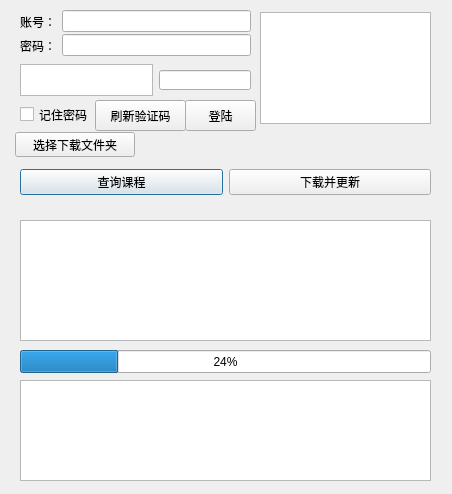
<?xml version="1.0" encoding="UTF-8"?>
<ui version="4.0">
 <class>Dialog</class>
 <widget class="QDialog" name="Dialog">
  <property name="geometry">
   <rect>
    <x>0</x>
    <y>0</y>
    <width>452</width>
    <height>494</height>
   </rect>
  </property>
  <property name="windowTitle">
   <string>Dialog</string>
  </property>
  <widget class="QWidget" name="horizontalLayoutWidget">
   <property name="geometry">
    <rect>
     <x>20</x>
     <y>10</y>
     <width>231</width>
     <height>23</height>
    </rect>
   </property>
   <layout class="QHBoxLayout" name="horizontalLayout">
    <item>
     <widget class="QLabel" name="label">
      <property name="text">
       <string>账号：</string>
      </property>
     </widget>
    </item>
    <item>
     <widget class="QLineEdit" name="userName"/>
    </item>
   </layout>
  </widget>
  <widget class="QWidget" name="horizontalLayoutWidget_2">
   <property name="geometry">
    <rect>
     <x>20</x>
     <y>30</y>
     <width>231</width>
     <height>31</height>
    </rect>
   </property>
   <layout class="QHBoxLayout" name="horizontalLayout_2">
    <item>
     <widget class="QLabel" name="label_2">
      <property name="text">
       <string>密码：</string>
      </property>
     </widget>
    </item>
    <item>
     <widget class="QLineEdit" name="passwd"/>
    </item>
   </layout>
  </widget>
  <widget class="QTextEdit" name="logInfo">
   <property name="geometry">
    <rect>
     <x>260</x>
     <y>12</y>
     <width>171</width>
     <height>112</height>
    </rect>
   </property>
  </widget>
  <widget class="QWidget" name="horizontalLayoutWidget_3">
   <property name="geometry">
    <rect>
     <x>20</x>
     <y>60</y>
     <width>231</width>
     <height>41</height>
    </rect>
   </property>
   <layout class="QHBoxLayout" name="horizontalLayout_3">
    <item>
     <widget class="QGraphicsView" name="certImage">
      <property name="maximumSize">
       <size>
        <width>150</width>
        <height>32</height>
       </size>
      </property>
     </widget>
    </item>
    <item>
     <widget class="QLineEdit" name="certCode">
      <property name="maximumSize">
       <size>
        <width>150</width>
        <height>20</height>
       </size>
      </property>
      <property name="text">
       <string/>
      </property>
     </widget>
    </item>
   </layout>
  </widget>
  <widget class="QListWidget" name="coursesList">
   <property name="geometry">
    <rect>
     <x>20</x>
     <y>220</y>
     <width>411</width>
     <height>121</height>
    </rect>
   </property>
  </widget>
  <widget class="QLabel" name="hintInfo">
   <property name="geometry">
    <rect>
     <x>170</x>
     <y>200</y>
     <width>121</width>
     <height>16</height>
    </rect>
   </property>
   <property name="text">
    <string/>
   </property>
  </widget>
  <widget class="QWidget" name="horizontalLayoutWidget_5">
   <property name="geometry">
    <rect>
     <x>20</x>
     <y>162</y>
     <width>411</width>
     <height>41</height>
    </rect>
   </property>
   <layout class="QHBoxLayout" name="horizontalLayout_5">
    <item>
     <widget class="QPushButton" name="getCourses">
      <property name="text">
       <string>查询课程</string>
      </property>
     </widget>
    </item>
    <item>
     <widget class="QPushButton" name="downloadAll">
      <property name="text">
       <string>下载并更新</string>
      </property>
     </widget>
    </item>
   </layout>
  </widget>
  <widget class="QPushButton" name="refreshCertCode">
   <property name="geometry">
    <rect>
     <x>95</x>
     <y>100</y>
     <width>91</width>
     <height>31</height>
    </rect>
   </property>
   <property name="text">
    <string>刷新验证码</string>
   </property>
  </widget>
  <widget class="QPushButton" name="choosePath">
   <property name="geometry">
    <rect>
     <x>15</x>
     <y>132</y>
     <width>120</width>
     <height>25</height>
    </rect>
   </property>
   <property name="maximumSize">
    <size>
     <width>120</width>
     <height>25</height>
    </size>
   </property>
   <property name="text">
    <string>选择下载文件夹</string>
   </property>
  </widget>
  <widget class="QLabel" name="showPath">
   <property name="geometry">
    <rect>
     <x>140</x>
     <y>126</y>
     <width>291</width>
     <height>41</height>
    </rect>
   </property>
   <property name="text">
    <string/>
   </property>
  </widget>
  <widget class="QCheckBox" name="remPasswd">
   <property name="geometry">
    <rect>
     <x>20</x>
     <y>103</y>
     <width>116</width>
     <height>23</height>
    </rect>
   </property>
   <property name="text">
    <string>记住密码</string>
   </property>
  </widget>
  <widget class="QPushButton" name="loginButton">
   <property name="geometry">
    <rect>
     <x>185</x>
     <y>100</y>
     <width>71</width>
     <height>31</height>
    </rect>
   </property>
   <property name="text">
    <string>登陆</string>
   </property>
  </widget>
  <widget class="QProgressBar" name="progressBar">
   <property name="geometry">
    <rect>
     <x>20</x>
     <y>350</y>
     <width>411</width>
     <height>23</height>
    </rect>
   </property>
   <property name="value">
    <number>24</number>
   </property>
  </widget>
  <widget class="QTextBrowser" name="progressInfo">
   <property name="geometry">
    <rect>
     <x>20</x>
     <y>380</y>
     <width>411</width>
     <height>101</height>
    </rect>
   </property>
  </widget>
 </widget>
 <resources/>
 <connections/>
</ui>
